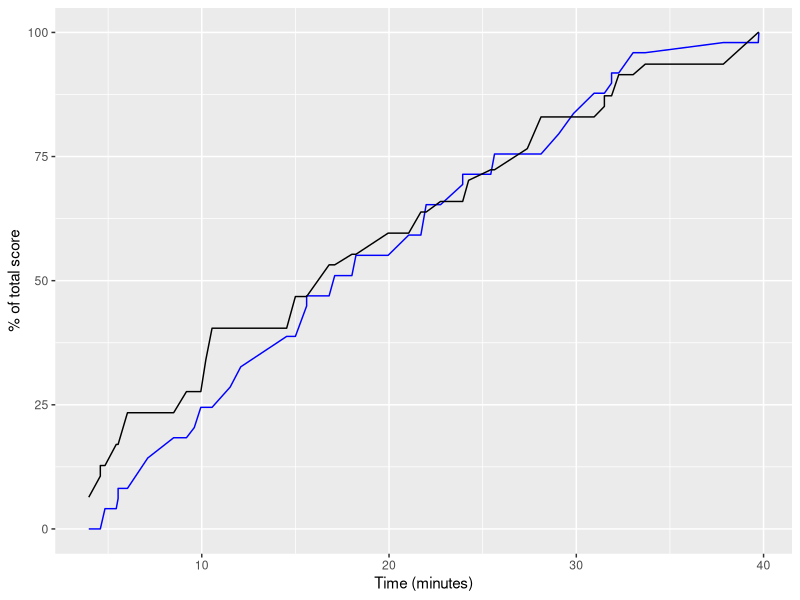

Write R code to recreate this figure.
setwd("~/Desktop/biocomputing/-Biocomputing-Exercise10")

# Problem 1
library(ggplot2)
game = read.table("UWvMSU_1-22-13.txt", sep = "\t", header = TRUE)
df <- data.frame(matrix(ncol = 3, nrow = 0))
colnames(df) <- c('time', "MSU_score", "UW_score")
MSU_score = 0
UW_score = 0

for (i in 1:nrow(game)) {
  if(game$team[i]=="MSU") {
    MSU_score = MSU_score + game$score[i]
  }
  else {
    UW_score = UW_score + game$score[i]
  }
  time = game$time[i]
  df[nrow(df) + 1,] <- c(time, MSU_score, UW_score)
}
print(MSU_score)
for(i in 1:nrow(df)){
  df[i,2] <- (df$MSU_score[i]/MSU_score * 100)
  df[i,3] <- (df$UW_score[i]/UW_score * 100)
}

ggplot() + 
  geom_line(data = df, aes(x = time, y = MSU_score), color = "blue") +
  geom_line(data = df, aes(x = time, y = UW_score), color = "black") +
  xlab("Time (minutes)") + ylab("% of total score")

# Problem 2
random_num = sample(x=(1:100), size = 1)
print("I'm thinking of a number 1-100...")
for(i in 1:11) { # allow for 10 guesses
  guess = readline("Guess: ")
  if(guess == random_num) {
    print("Correct!")
    break
  }
  else if(guess < random_num) {
    print("Higher")
  }
  else if(guess > random_num) {
    print("Lower")
  }
}

